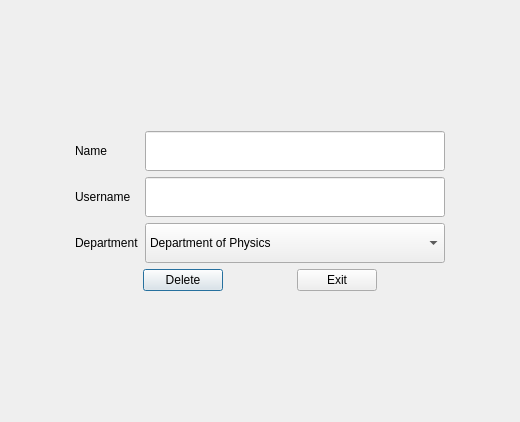
<?xml version="1.0" encoding="UTF-8"?>
<ui version="4.0">
 <class>update_professor</class>
 <widget class="QDialog" name="update_professor">
  <property name="geometry">
   <rect>
    <x>0</x>
    <y>0</y>
    <width>520</width>
    <height>422</height>
   </rect>
  </property>
  <property name="windowTitle">
   <string>Dialog</string>
  </property>
  <layout class="QGridLayout" name="gridLayout">
   <item row="0" column="0">
    <layout class="QVBoxLayout" name="verticalLayout">
     <item>
      <layout class="QHBoxLayout" name="horizontalLayout">
       <item>
        <widget class="QLabel" name="label">
         <property name="text">
          <string>Name</string>
         </property>
        </widget>
       </item>
       <item>
        <widget class="QLineEdit" name="up_name">
         <property name="sizePolicy">
          <sizepolicy hsizetype="Maximum" vsizetype="Maximum">
           <horstretch>0</horstretch>
           <verstretch>0</verstretch>
          </sizepolicy>
         </property>
         <property name="minimumSize">
          <size>
           <width>300</width>
           <height>40</height>
          </size>
         </property>
        </widget>
       </item>
      </layout>
     </item>
     <item>
      <layout class="QHBoxLayout" name="horizontalLayout_2">
       <item>
        <widget class="QLabel" name="label_2">
         <property name="text">
          <string>Username</string>
         </property>
        </widget>
       </item>
       <item>
        <widget class="QLineEdit" name="up_username">
         <property name="sizePolicy">
          <sizepolicy hsizetype="Maximum" vsizetype="Maximum">
           <horstretch>0</horstretch>
           <verstretch>0</verstretch>
          </sizepolicy>
         </property>
         <property name="minimumSize">
          <size>
           <width>300</width>
           <height>40</height>
          </size>
         </property>
        </widget>
       </item>
      </layout>
     </item>
     <item>
      <layout class="QHBoxLayout" name="horizontalLayout_3">
       <item>
        <widget class="QLabel" name="label_3">
         <property name="text">
          <string>Department</string>
         </property>
        </widget>
       </item>
       <item>
        <widget class="QComboBox" name="up_dept">
         <property name="sizePolicy">
          <sizepolicy hsizetype="Maximum" vsizetype="Maximum">
           <horstretch>0</horstretch>
           <verstretch>0</verstretch>
          </sizepolicy>
         </property>
         <property name="minimumSize">
          <size>
           <width>300</width>
           <height>40</height>
          </size>
         </property>
         <item>
          <property name="text">
           <string>Department of Physics</string>
          </property>
         </item>
         <item>
          <property name="text">
           <string>Department of Mathematics</string>
          </property>
         </item>
         <item>
          <property name="text">
           <string>Department of Life Science</string>
          </property>
         </item>
         <item>
          <property name="text">
           <string>Department of Computer Science and Engineering</string>
          </property>
         </item>
         <item>
          <property name="text">
           <string>Department of Mechanical Engineering</string>
          </property>
         </item>
         <item>
          <property name="text">
           <string>Department of Environmental Science and Engineering</string>
          </property>
         </item>
         <item>
          <property name="text">
           <string>Department of Chemical Science and Engineering</string>
          </property>
         </item>
         <item>
          <property name="text">
           <string>Department of Geomatics Engineering</string>
          </property>
         </item>
         <item>
          <property name="text">
           <string>Department of Civil Engineering</string>
          </property>
         </item>
         <item>
          <property name="text">
           <string>Department of Architecture</string>
          </property>
         </item>
         <item>
          <property name="text">
           <string>Department of Pharmacy</string>
          </property>
         </item>
         <item>
          <property name="text">
           <string>Department of Biotechnology</string>
          </property>
         </item>
         <item>
          <property name="text">
           <string>Department of Electrical and Electronics Engineering</string>
          </property>
         </item>
         <item>
          <property name="text">
           <string>Department of Management</string>
          </property>
         </item>
        </widget>
       </item>
      </layout>
     </item>
     <item>
      <layout class="QHBoxLayout" name="horizontalLayout_4">
       <item>
        <widget class="QPushButton" name="up_delete">
         <property name="sizePolicy">
          <sizepolicy hsizetype="Maximum" vsizetype="Fixed">
           <horstretch>0</horstretch>
           <verstretch>0</verstretch>
          </sizepolicy>
         </property>
         <property name="minimumSize">
          <size>
           <width>0</width>
           <height>0</height>
          </size>
         </property>
         <property name="text">
          <string>Delete</string>
         </property>
        </widget>
       </item>
       <item>
        <widget class="QPushButton" name="up_exit">
         <property name="sizePolicy">
          <sizepolicy hsizetype="Maximum" vsizetype="Fixed">
           <horstretch>0</horstretch>
           <verstretch>0</verstretch>
          </sizepolicy>
         </property>
         <property name="minimumSize">
          <size>
           <width>40</width>
           <height>0</height>
          </size>
         </property>
         <property name="text">
          <string>Exit</string>
         </property>
        </widget>
       </item>
      </layout>
     </item>
    </layout>
   </item>
  </layout>
 </widget>
 <resources/>
 <connections/>
</ui>
